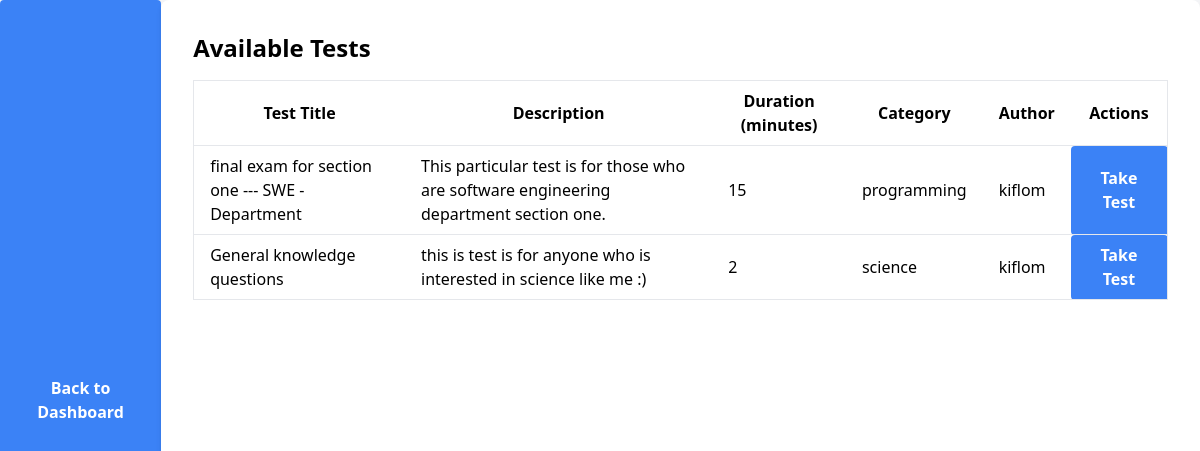
The page /server/dashboard/takeTest.php on the database its author committed.
### tables this page shows
CREATE TABLE `tests` (
  `test_id` int(11) NOT NULL,
  `test_title` varchar(100) NOT NULL,
  `test_desc` varchar(1000) NOT NULL,
  `test_duration` int(11) NOT NULL,
  `test_catagory` varchar(100) NOT NULL,
  `test_author` varchar(100) NOT NULL
);

### server/dashboard/takeTest.php (the view, shortened to what this page needs)
<?php
$host = 'localhost';
$db = 'quiz_app_details';
$user = 'root';
$pass = '';
$conn = new mysqli($host, $user, $pass, $db);
$sql = "SELECT * FROM tests";
$tests_result = $conn->query($sql);
?>
<!DOCTYPE html>
<html lang="en">
<head>
    <script src="https://cdn.tailwindcss.com"></script>
</head>
<body class="bg-gray-100 flex h-screen">
        <button type="button" name="add_question" class="h-screen bg-blue-500 hover:bg-blue-600 text-white font-bold py-2 px-4 rounded outline-none"
            onclick="location.href='../dashboard.php'">
            Back to Dashboard
        </button>
    <div class="w-full  bg-white p-8 rounded-lg shadow-md">
        <h1 class="text-2xl font-semibold mb-4">Available Tests</h1>
        <table class="min-w-full bg-white border">
            <thead>
                <tr>
                    <th class="py-2 px-4 border-b">Test Title</th>
                    <th class="py-2 px-4 border-b">Description</th>
                    <th class="py-2 px-4 border-b">Duration (minutes)</th>
                    <th class="py-2 px-4 border-b">Category</th>
                    <th class="py-2 px-4 border-b">Author</th>
                    <th class="py-2 px-4 border-b">Actions</th>
                </tr>
            </thead>
            <tbody>
                <?php while ($test_row = $tests_result->fetch_assoc()): ?>
                    <tr>
                        <td class="py-2 px-4 border-b"><?php echo htmlspecialchars($test_row['test_title']); ?></td>
                        <td class="py-2 px-4 border-b"><?php echo htmlspecialchars($test_row['test_desc']); ?></td>
                        <td class="py-2 px-4 border-b"><?php echo htmlspecialchars($test_row['test_duration']); ?></td>
                        <td class="py-2 px-4 border-b"><?php echo htmlspecialchars($test_row['test_catagory']); ?></td>
                        <td class="py-2 px-4 border-b"><?php echo htmlspecialchars($test_row['test_author']); ?></td>
                        <td class="py-2 px-4 border-b bg-blue-500 hover:bg-blue-600 text-white font-bold py-2 px-4 rounded outline-none">
                            <button onclick='location.href="take_test.php?test_id=<?php echo $test_row['test_id']; ?>"'>Take Test</button>
                        </td>
                    </tr>
                <?php endwhile; ?>
            </tbody>
        </table>
    </div>
</body>
</html>

### rows shown on the page
tests: test_title "final exam for section one --- SWE - Department", test_desc "This particular test is for those who are software engineering department section one.", test_duration "15", test_catagory "programming", test_author "kiflom"
tests: test_title "General knowledge questions", test_desc "this is test is for anyone who is interested in science like me :)", test_duration "2", test_catagory "science", test_author "kiflom"
